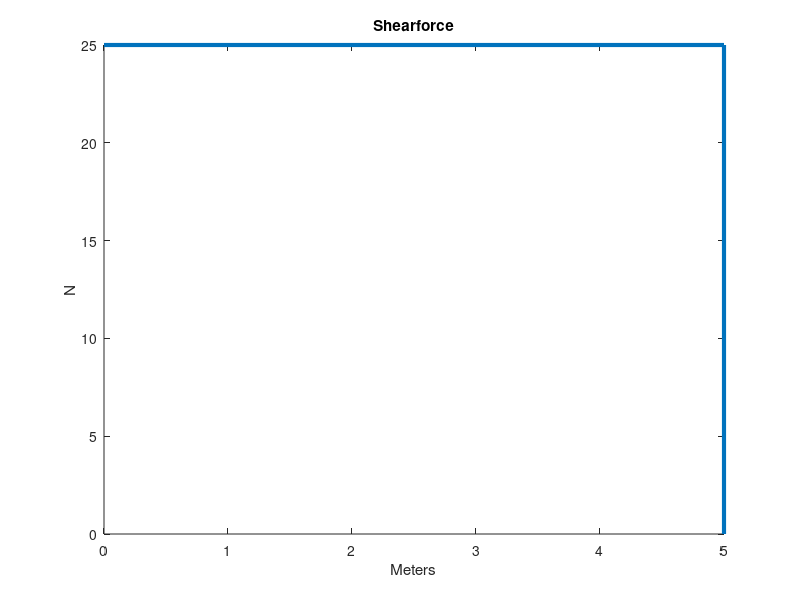
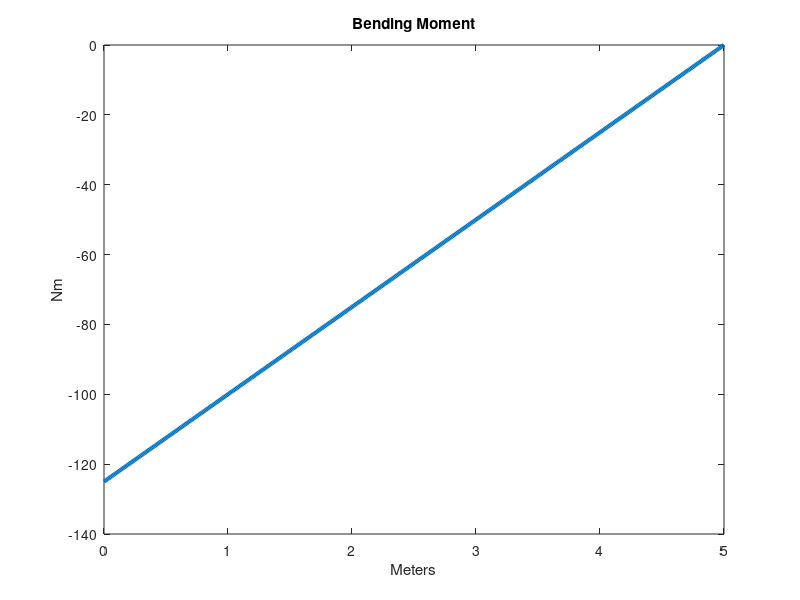

Here is the MATLAB script that generated these plots, in order:
clear;
clc;
length = input('Please enter the length of the beam: ');
loadsnumber = input('Please enter the number of loads exerted on the beam: ');

for i=1:loadsnumber
%     string manipulation for the prompt
    str1 = 'Please enter the position of load number';
    str2 = num2str(i);
    ns = [str1,' ',str2,':  '];
    str3= 'Please enter the force(in Newtons) of the load';
    ns2= [str3,' ',str2,':  '];
    position(i) = input(ns);
    loads(i) = input(ns2);
end
%iterator different from the one of the loop
jj=1;
xvalues = [0];
for j=1:loadsnumber
    shearforce(j) = sum(loads(find(position>=position(j)))); 
    
    %we use those variables for the plotting of the shear force diagram
    yvalues(jj)=shearforce(j);
    yvalues(jj+1)=shearforce(j);
    xvalues(jj+1)= position(j);
    xvalues(jj+2)= position(j);
    jj = jj+2;
end

xvalues = [xvalues length];
yvalues = [yvalues 0 0];

figure;
plot(xvalues, yvalues, 'LineWidth',3);
title('Shearforce');
ylabel('N');
xlabel('Meters');

%the shear force at the end of the cantilever is always zero
shearforce(j+1)=0;
%bending moment calculation

array = linspace(0,length,length*100);

d = length*100;

for i=1:d
    %setting the bending moment to zero for all positions on the beam
    bending_moment(i)=0;
end

for i=1:d
    %locating the loads that are positioned after the cut on the beam
    loads_list = find(position> array(i));

    x = abs(array(i)-position(loads_list));
    y = loads(loads_list);
    bending_moment(i) = -sum(y.*x);
end

figure;
plot(array,bending_moment, 'LineWidth',3);
title('Bending Moment');
ylabel('Nm');
xlabel('Meters');
